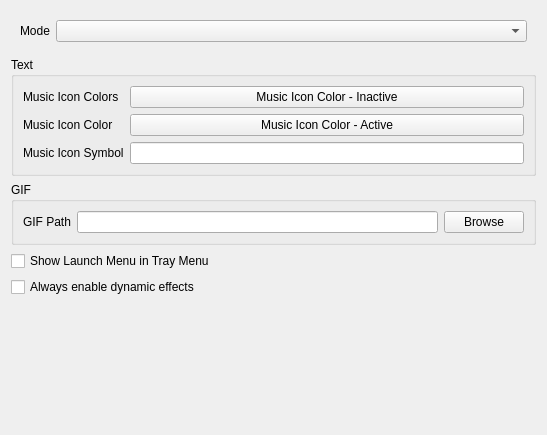
         <widget class="QWidget" name="scrollAreaWidgetContents">
          <property name="geometry">
           <rect>
            <x>0</x>
            <y>0</y>
            <width>547</width>
            <height>435</height>
           </rect>
          </property>
          <layout class="QVBoxLayout" name="verticalLayout">
           <item>
            <widget class="QWidget" name="widget_8" native="true">
             <layout class="QFormLayout" name="formLayout_13">
              <item row="0" column="0">
               <widget class="QLabel" name="label_66">
                <property name="text">
                 <string>Mode</string>
                </property>
               </widget>
              </item>
              <item row="0" column="1">
               <widget class="QComboBox" name="comboBox_9"/>
              </item>
             </layout>
            </widget>
           </item>
           <item>
            <widget class="QGroupBox" name="groupBox_9">
             <property name="title">
              <string>Text</string>
             </property>
             <layout class="QFormLayout" name="formLayout_14">
              <item row="0" column="0">
               <widget class="QLabel" name="label_34">
                <property name="text">
                 <string>Music Icon Colors</string>
                </property>
               </widget>
              </item>
              <item row="0" column="1">
               <widget class="QPushButton" name="pushButton_19">
                <property name="text">
                 <string>Music Icon Color - Inactive</string>
                </property>
               </widget>
              </item>
              <item row="1" column="0">
               <widget class="QLabel" name="label_35">
                <property name="text">
                 <string>Music Icon Color</string>
                </property>
               </widget>
              </item>
              <item row="1" column="1">
               <widget class="QPushButton" name="pushButton_20">
                <property name="text">
                 <string>Music Icon Color - Active</string>
                </property>
               </widget>
              </item>
              <item row="2" column="0">
               <widget class="QLabel" name="label_36">
                <property name="text">
                 <string>Music Icon Symbol</string>
                </property>
               </widget>
              </item>
              <item row="2" column="1">
               <widget class="QLineEdit" name="lineEdit_9"/>
              </item>
             </layout>
            </widget>
           </item>
           <item>
            <widget class="QGroupBox" name="groupBox_8">
             <property name="title">
              <string>GIF</string>
             </property>
             <layout class="QGridLayout" name="gridLayout_2">
              <item row="0" column="0">
               <widget class="QLabel" name="label_67">
                <property name="text">
                 <string>GIF Path</string>
                </property>
               </widget>
              </item>
              <item row="0" column="2">
               <widget class="QPushButton" name="pushButton_14">
                <property name="text">
                 <string>Browse</string>
                </property>
               </widget>
              </item>
              <item row="0" column="1">
               <widget class="QLineEdit" name="lineEdit_29"/>
              </item>
             </layout>
            </widget>
           </item>
           <item>
            <widget class="QCheckBox" name="checkBox_12">
             <property name="text">
              <string>Show Launch Menu in Tray Menu</string>
             </property>
            </widget>
           </item>
           <item>
            <widget class="QCheckBox" name="checkBox_15">
             <property name="text">
              <string>Always enable dynamic effects</string>
             </property>
            </widget>
           </item>
           <item>
            <spacer name="verticalSpacer_6">
             <property name="orientation">
              <enum>Qt::Orientation::Vertical</enum>
             </property>
             <property name="sizeHint" stdset="0">
              <size>
               <width>20</width>
               <height>154</height>
              </size>
             </property>
            </spacer>
           </item>
          </layout>
         </widget>
